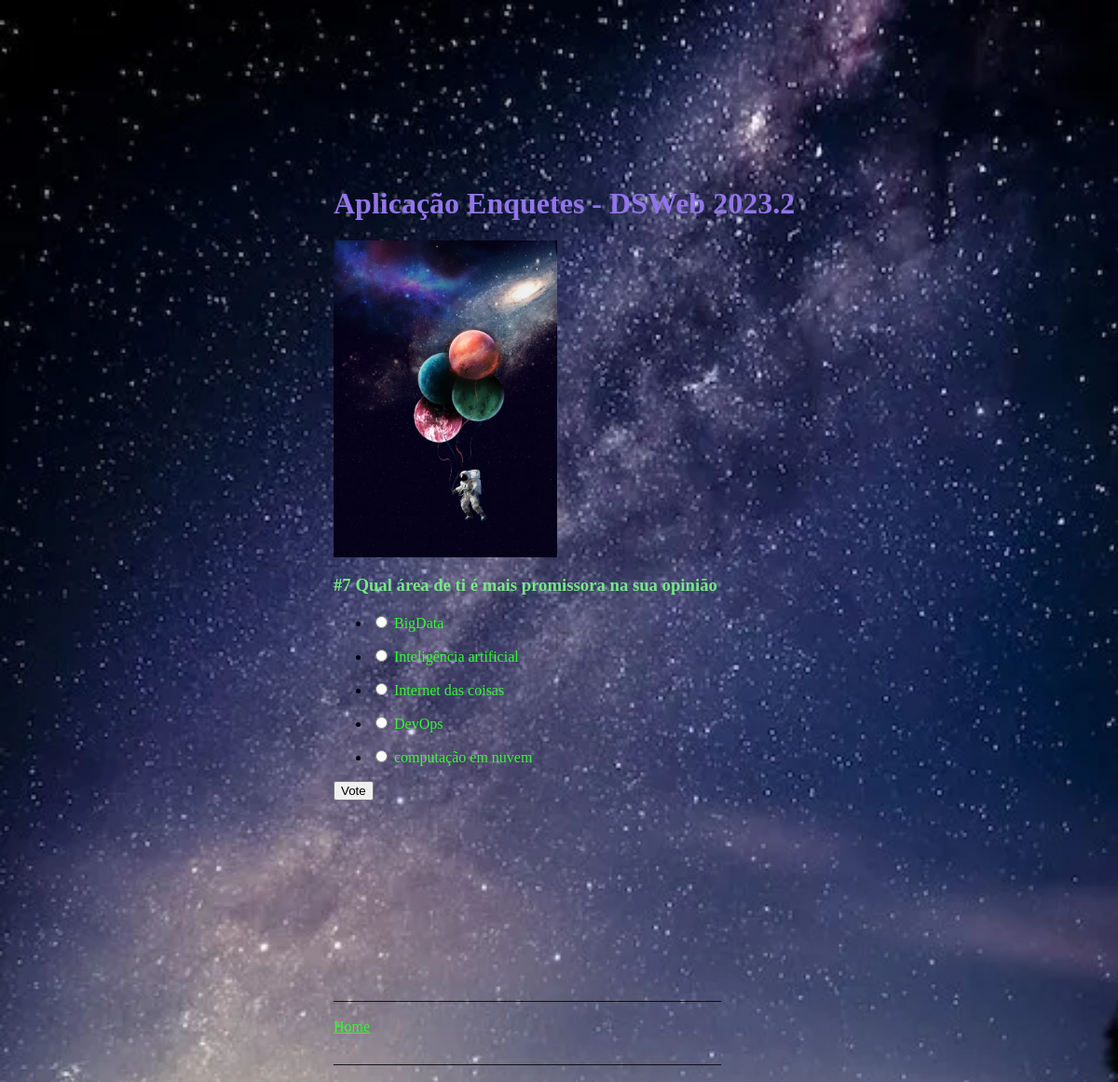
/myApp/perguntas/7/, run on the app's committed database.
### myApp/models.py (models this page shows, shortened)
class Pergunta(models.Model):
    texto = models.CharField(max_length = 150)
    data_pub = models.DateTimeField('Data de publicação')
    ativo = models.BooleanField(default = True)

class Alternativa(models.Model):
    texto=models.CharField(max_length=80)
    qtd_votos=models.IntegerField(default=0)
    pergunta = models.ForeignKey(Pergunta, on_delete=models.CASCADE)
    ativo = models.BooleanField(default = True)

### myApp/views.py (the view)
# urls.py: path('perguntas/<int:pergunta_id>/', views.secundario, name='secundario'),
def secundario(request, pergunta_id):
        alt_list = get_object_or_404(Pergunta, pk = pergunta_id)
        return render(request,'myApp/Pergunta.html',{'alt_list':alt_list})

### myApp/templates/myApp/Pergunta.html (shortened to what this page needs)
{% load static %}
<html>
    <head>
        <link rel="stylesheet" type="text/css" href="{% static 'myApp/pergunta.css' %}"/>
    </head>
    <body>
       {%if alt_list %}
    <div class="principal">
       <h1>Aplicação Enquetes - DSWeb 2023.2</h1>
       <img src="{% static 'myApp/img/balloon-looking-planets-and-astronaut-wallpaper-112623_w635.png' %}" height="340px"/>
        <h3>#{{ alt_list.id}} {{ alt_list.texto }}</h3>
     <form action="{% url 'myApp:coletavoto' alt_list.id%}" method="post">
        {%for m in alt_list.alternativa_set.all%}
          <ul>
              <li>
                 <input type="radio" value="{{m.id}}" name="pergunta_id" id="m{{m.id}}"/>
                 <label for="m{{m.id}}" >{{m.texto}}</label>
              </li>
          </ul>
        {%endfor%}
        <input type="submit" value="Vote"/>
       </form>
    </div>
    <div class="rodape">
           <p>____________________________________________________</p>
           <a href="{% url 'myApp:principal'%}">Home</a>
           <p>____________________________________________________</p>
    </div>
       {%endif%}
    </body>
</html>

### static/myApp/pergunta.css (style rules this page uses)
body { width: 1000px; background-image: url('./img/foto-vertical-de-um-lindo-ceu-estrelado_181624-25916.png'); background-repeat: no-repeat; background-size: cover; }
.principal { margin-top: 20%; margin-left: 35%; align-items: center; }
.rodape { margin-top: 20%; margin-left: 35%; align-items: center; }
h1 { color:#9375e9; }
h3 { color:#75e984; }
a { color: #37f737; }
label { color: #37f737; }

### data on the page
Pergunta: id "7", texto "Qual área de ti é mais promissora na sua opinião"
Alternativa: texto "BigData"
Alternativa: texto "Inteligência artificial"
Alternativa: texto "Internet das coisas"
Alternativa: texto "DevOps"
Alternativa: texto "computação em nuvem"
